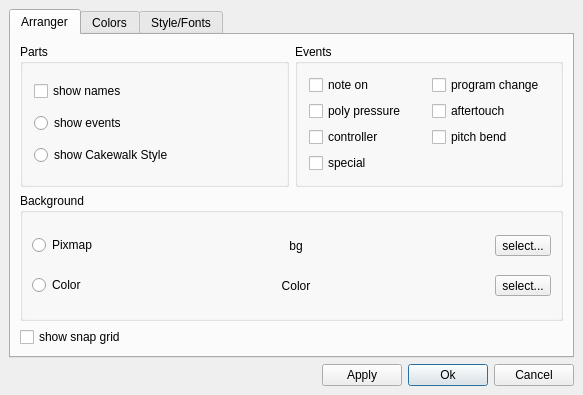
<ui version="4.0" >
 <author></author>
 <comment></comment>
 <exportmacro></exportmacro>
 <class>AppearanceDialogBase</class>
 <widget class="QDialog" name="AppearanceDialogBase" >
  <property name="geometry" >
   <rect>
    <x>0</x>
    <y>0</y>
    <width>583</width>
    <height>395</height>
   </rect>
  </property>
  <property name="windowTitle" >
   <string>MusE: Appearance settings</string>
  </property>
  <layout class="QVBoxLayout" >
   <property name="margin" >
    <number>9</number>
   </property>
   <property name="spacing" >
    <number>6</number>
   </property>
   <item>
    <widget class="QTabWidget" name="TabWidget2" >
     <property name="sizePolicy" >
      <sizepolicy>
       <hsizetype>3</hsizetype>
       <vsizetype>7</vsizetype>
       <horstretch>0</horstretch>
       <verstretch>0</verstretch>
      </sizepolicy>
     </property>
     <widget class="QWidget" name="tab1" >
      <attribute name="title" >
       <string>Arranger</string>
      </attribute>
      <layout class="QGridLayout" >
       <property name="margin" >
        <number>9</number>
       </property>
       <property name="spacing" >
        <number>6</number>
       </property>
       <item row="1" column="0" colspan="2" >
        <widget class="QGroupBox" name="useCanvasBgPixmap" >
         <property name="title" >
          <string>Background</string>
         </property>
         <property name="checkable" >
          <bool>false</bool>
         </property>
         <layout class="QGridLayout" >
          <property name="margin" >
           <number>9</number>
          </property>
          <property name="spacing" >
           <number>6</number>
          </property>
          <item row="1" column="2" >
           <widget class="QToolButton" name="selectCanvasBgColor" >
            <property name="text" >
             <string>select...</string>
            </property>
           </widget>
          </item>
          <item row="0" column="2" >
           <widget class="QToolButton" name="selectCanvasBgPixmap" >
            <property name="text" >
             <string>select...</string>
            </property>
           </widget>
          </item>
          <item row="1" column="0" >
           <widget class="QRadioButton" name="useColor" >
            <property name="text" >
             <string>Color</string>
            </property>
           </widget>
          </item>
          <item row="0" column="0" >
           <widget class="QRadioButton" name="usePixmap" >
            <property name="text" >
             <string>Pixmap</string>
            </property>
           </widget>
          </item>
          <item row="0" column="1" >
           <widget class="QLabel" name="currentBgLabel" >
            <property name="sizePolicy" >
             <sizepolicy>
              <hsizetype>7</hsizetype>
              <vsizetype>1</vsizetype>
              <horstretch>0</horstretch>
              <verstretch>0</verstretch>
             </sizepolicy>
            </property>
            <property name="text" >
             <string>bg</string>
            </property>
            <property name="alignment" >
             <set>Qt::AlignCenter</set>
            </property>
            <property name="indent" >
             <number>-1</number>
            </property>
           </widget>
          </item>
          <item row="1" column="1" >
           <widget class="QLabel" name="canvasBackgroundColor" >
            <property name="text" >
             <string>Color</string>
            </property>
            <property name="alignment" >
             <set>Qt::AlignCenter</set>
            </property>
           </widget>
          </item>
         </layout>
        </widget>
       </item>
       <item row="2" column="0" colspan="2" >
        <widget class="QCheckBox" name="arrGrid" >
         <property name="text" >
          <string>show snap grid</string>
         </property>
        </widget>
       </item>
       <item row="0" column="1" >
        <widget class="QGroupBox" name="eventButtonGroup" >
         <property name="title" >
          <string>Events</string>
         </property>
         <layout class="QGridLayout" >
          <property name="margin" >
           <number>11</number>
          </property>
          <property name="spacing" >
           <number>6</number>
          </property>
          <item row="0" column="0" >
           <widget class="QCheckBox" name="eventNoteon" >
            <property name="text" >
             <string>note on</string>
            </property>
           </widget>
          </item>
          <item row="1" column="0" >
           <widget class="QCheckBox" name="eventPolypressure" >
            <property name="text" >
             <string>poly pressure</string>
            </property>
           </widget>
          </item>
          <item row="2" column="0" >
           <widget class="QCheckBox" name="eventController" >
            <property name="text" >
             <string>controller</string>
            </property>
           </widget>
          </item>
          <item row="1" column="1" >
           <widget class="QCheckBox" name="eventAftertouch" >
            <property name="text" >
             <string>aftertouch</string>
            </property>
           </widget>
          </item>
          <item row="2" column="1" >
           <widget class="QCheckBox" name="eventPitchbend" >
            <property name="text" >
             <string>pitch bend</string>
            </property>
           </widget>
          </item>
          <item row="0" column="1" >
           <widget class="QCheckBox" name="eventProgramchange" >
            <property name="text" >
             <string>program change</string>
            </property>
           </widget>
          </item>
          <item row="3" column="0" >
           <widget class="QCheckBox" name="eventSpecial" >
            <property name="text" >
             <string>special</string>
            </property>
           </widget>
          </item>
         </layout>
        </widget>
       </item>
       <item row="0" column="0" >
        <widget class="QGroupBox" name="ButtonGroup3" >
         <property name="title" >
          <string>Parts</string>
         </property>
         <layout class="QVBoxLayout" >
          <property name="margin" >
           <number>11</number>
          </property>
          <property name="spacing" >
           <number>6</number>
          </property>
          <item>
           <widget class="QCheckBox" name="partShownames" >
            <property name="text" >
             <string>show names</string>
            </property>
           </widget>
          </item>
          <item>
           <widget class="QRadioButton" name="partShowevents" >
            <property name="text" >
             <string>show events</string>
            </property>
           </widget>
          </item>
          <item>
           <widget class="QRadioButton" name="partShowCakes" >
            <property name="text" >
             <string>show Cakewalk Style</string>
            </property>
           </widget>
          </item>
         </layout>
        </widget>
       </item>
      </layout>
     </widget>
     <widget class="QWidget" name="tab2" >
      <attribute name="title" >
       <string>Colors</string>
      </attribute>
      <layout class="QGridLayout" >
       <property name="margin" >
        <number>9</number>
       </property>
       <property name="spacing" >
        <number>6</number>
       </property>
       <item row="4" column="1" colspan="2" >
        <layout class="QHBoxLayout" >
         <property name="margin" >
          <number>0</number>
         </property>
         <property name="spacing" >
          <number>6</number>
         </property>
         <item>
          <widget class="QLabel" name="textLabel6_2" >
           <property name="text" >
            <string>V</string>
           </property>
           <property name="alignment" >
            <set>Qt::AlignCenter</set>
           </property>
          </widget>
         </item>
         <item>
          <widget class="QSlider" name="vslider" >
           <property name="maximum" >
            <number>255</number>
           </property>
           <property name="orientation" >
            <enum>Qt::Horizontal</enum>
           </property>
          </widget>
         </item>
        </layout>
       </item>
       <item row="3" column="1" colspan="2" >
        <layout class="QHBoxLayout" >
         <property name="margin" >
          <number>0</number>
         </property>
         <property name="spacing" >
          <number>6</number>
         </property>
         <item>
          <widget class="QLabel" name="textLabel5_2" >
           <property name="text" >
            <string>S</string>
           </property>
           <property name="alignment" >
            <set>Qt::AlignCenter</set>
           </property>
          </widget>
         </item>
         <item>
          <widget class="QSlider" name="sslider" >
           <property name="maximum" >
            <number>255</number>
           </property>
           <property name="orientation" >
            <enum>Qt::Horizontal</enum>
           </property>
          </widget>
         </item>
        </layout>
       </item>
       <item row="2" column="1" colspan="2" >
        <layout class="QHBoxLayout" >
         <property name="margin" >
          <number>0</number>
         </property>
         <property name="spacing" >
          <number>6</number>
         </property>
         <item>
          <widget class="QLabel" name="textLabel4_2" >
           <property name="text" >
            <string>H</string>
           </property>
           <property name="alignment" >
            <set>Qt::AlignCenter</set>
           </property>
          </widget>
         </item>
         <item>
          <widget class="QSlider" name="hslider" >
           <property name="maximum" >
            <number>255</number>
           </property>
           <property name="orientation" >
            <enum>Qt::Horizontal</enum>
           </property>
          </widget>
         </item>
        </layout>
       </item>
       <item row="1" column="1" >
        <widget class="QPushButton" name="addToPalette" >
         <property name="text" >
          <string>add to palette</string>
         </property>
        </widget>
       </item>
       <item rowspan="5" row="0" column="0" >
        <widget class="QTreeWidget" name="itemList" >
         <property name="sizePolicy" >
          <sizepolicy>
           <hsizetype>1</hsizetype>
           <vsizetype>7</vsizetype>
           <horstretch>0</horstretch>
           <verstretch>0</verstretch>
          </sizepolicy>
         </property>
         <property name="rootIsDecorated" >
          <bool>true</bool>
         </property>
         <column>
          <property name="text" >
           <string>Items</string>
          </property>
         </column>
        </widget>
       </item>
       <item rowspan="2" row="0" column="2" >
        <widget class="QFrame" name="colorframe" >
         <property name="sizePolicy" >
          <sizepolicy>
           <hsizetype>7</hsizetype>
           <vsizetype>7</vsizetype>
           <horstretch>0</horstretch>
           <verstretch>0</verstretch>
          </sizepolicy>
         </property>
         <property name="frameShape" >
          <enum>QFrame::StyledPanel</enum>
         </property>
         <property name="frameShadow" >
          <enum>QFrame::Sunken</enum>
         </property>
        </widget>
       </item>
       <item row="0" column="1" >
        <widget class="QGroupBox" name="colorPalette" >
         <property name="focusPolicy" >
          <enum>Qt::NoFocus</enum>
         </property>
         <property name="title" >
          <string>Palette</string>
         </property>
         <layout class="QGridLayout" >
          <property name="margin" >
           <number>9</number>
          </property>
          <property name="spacing" >
           <number>6</number>
          </property>
          <item row="3" column="3" >
           <widget class="QToolButton" name="palette15" >
            <property name="text" >
             <string/>
            </property>
            <property name="checkable" >
             <bool>true</bool>
            </property>
           </widget>
          </item>
          <item row="3" column="2" >
           <widget class="QToolButton" name="palette14" >
            <property name="text" >
             <string/>
            </property>
            <property name="checkable" >
             <bool>true</bool>
            </property>
           </widget>
          </item>
          <item row="2" column="3" >
           <widget class="QToolButton" name="palette11" >
            <property name="text" >
             <string/>
            </property>
            <property name="checkable" >
             <bool>true</bool>
            </property>
           </widget>
          </item>
          <item row="2" column="2" >
           <widget class="QToolButton" name="palette10" >
            <property name="text" >
             <string/>
            </property>
            <property name="checkable" >
             <bool>true</bool>
            </property>
           </widget>
          </item>
          <item row="1" column="3" >
           <widget class="QToolButton" name="palette7" >
            <property name="text" >
             <string/>
            </property>
            <property name="checkable" >
             <bool>true</bool>
            </property>
           </widget>
          </item>
          <item row="1" column="2" >
           <widget class="QToolButton" name="palette6" >
            <property name="text" >
             <string/>
            </property>
            <property name="checkable" >
             <bool>true</bool>
            </property>
           </widget>
          </item>
          <item row="3" column="1" >
           <widget class="QToolButton" name="palette13" >
            <property name="text" >
             <string/>
            </property>
            <property name="checkable" >
             <bool>true</bool>
            </property>
           </widget>
          </item>
          <item row="2" column="1" >
           <widget class="QToolButton" name="palette9" >
            <property name="text" >
             <string/>
            </property>
            <property name="checkable" >
             <bool>true</bool>
            </property>
           </widget>
          </item>
          <item row="1" column="1" >
           <widget class="QToolButton" name="palette5" >
            <property name="text" >
             <string/>
            </property>
            <property name="checkable" >
             <bool>true</bool>
            </property>
           </widget>
          </item>
          <item row="3" column="0" >
           <widget class="QToolButton" name="palette12" >
            <property name="text" >
             <string/>
            </property>
            <property name="checkable" >
             <bool>true</bool>
            </property>
           </widget>
          </item>
          <item row="2" column="0" >
           <widget class="QToolButton" name="palette8" >
            <property name="text" >
             <string/>
            </property>
            <property name="checkable" >
             <bool>true</bool>
            </property>
           </widget>
          </item>
          <item row="1" column="0" >
           <widget class="QToolButton" name="palette4" >
            <property name="text" >
             <string/>
            </property>
            <property name="checkable" >
             <bool>true</bool>
            </property>
           </widget>
          </item>
          <item row="0" column="3" >
           <widget class="QToolButton" name="palette3" >
            <property name="text" >
             <string/>
            </property>
            <property name="checkable" >
             <bool>true</bool>
            </property>
           </widget>
          </item>
          <item row="0" column="2" >
           <widget class="QToolButton" name="palette2" >
            <property name="text" >
             <string/>
            </property>
            <property name="checkable" >
             <bool>true</bool>
            </property>
           </widget>
          </item>
          <item row="0" column="1" >
           <widget class="QToolButton" name="palette1" >
            <property name="text" >
             <string/>
            </property>
            <property name="checkable" >
             <bool>true</bool>
            </property>
           </widget>
          </item>
          <item row="0" column="0" >
           <widget class="QToolButton" name="palette0" >
            <property name="text" >
             <string/>
            </property>
            <property name="checkable" >
             <bool>true</bool>
            </property>
           </widget>
          </item>
         </layout>
        </widget>
       </item>
      </layout>
     </widget>
     <widget class="QWidget" name="tab3" >
      <attribute name="title" >
       <string>Style/Fonts</string>
      </attribute>
      <layout class="QVBoxLayout" >
       <property name="margin" >
        <number>0</number>
       </property>
       <property name="spacing" >
        <number>6</number>
       </property>
       <item>
        <widget class="QGroupBox" name="GroupBox18" >
         <property name="sizePolicy" >
          <sizepolicy>
           <hsizetype>7</hsizetype>
           <vsizetype>5</vsizetype>
           <horstretch>0</horstretch>
           <verstretch>0</verstretch>
          </sizepolicy>
         </property>
         <property name="title" >
          <string>QT Theme</string>
         </property>
         <layout class="QVBoxLayout" >
          <property name="margin" >
           <number>11</number>
          </property>
          <property name="spacing" >
           <number>6</number>
          </property>
          <item>
           <layout class="QHBoxLayout" >
            <property name="margin" >
             <number>0</number>
            </property>
            <property name="spacing" >
             <number>6</number>
            </property>
            <item>
             <widget class="QComboBox" name="themeComboBox" >
              <property name="sizePolicy" >
               <sizepolicy>
                <hsizetype>1</hsizetype>
                <vsizetype>0</vsizetype>
                <horstretch>0</horstretch>
                <verstretch>0</verstretch>
               </sizepolicy>
              </property>
              <item>
               <property name="text" >
                <string>Windows</string>
               </property>
              </item>
              <item>
               <property name="text" >
                <string>MusE</string>
               </property>
              </item>
              <item>
               <property name="text" >
                <string>Metal</string>
               </property>
              </item>
              <item>
               <property name="text" >
                <string>Norwegian Wood</string>
               </property>
              </item>
              <item>
               <property name="text" >
                <string>Platinum</string>
               </property>
              </item>
              <item>
               <property name="text" >
                <string>CDE</string>
               </property>
              </item>
              <item>
               <property name="text" >
                <string>Motif</string>
               </property>
              </item>
              <item>
               <property name="text" >
                <string>Motif Plus</string>
               </property>
              </item>
             </widget>
            </item>
            <item>
             <spacer>
              <property name="orientation" >
               <enum>Qt::Horizontal</enum>
              </property>
              <property name="sizeType" >
               <enum>QSizePolicy::Expanding</enum>
              </property>
              <property name="sizeHint" >
               <size>
                <width>190</width>
                <height>20</height>
               </size>
              </property>
             </spacer>
            </item>
           </layout>
          </item>
          <item>
           <spacer>
            <property name="orientation" >
             <enum>Qt::Vertical</enum>
            </property>
            <property name="sizeType" >
             <enum>QSizePolicy::Expanding</enum>
            </property>
            <property name="sizeHint" >
             <size>
              <width>20</width>
              <height>40</height>
             </size>
            </property>
           </spacer>
          </item>
         </layout>
        </widget>
       </item>
       <item>
        <widget class="QGroupBox" name="GroupBox6" >
         <property name="title" >
          <string>Fonts</string>
         </property>
         <layout class="QGridLayout" >
          <property name="margin" >
           <number>11</number>
          </property>
          <property name="spacing" >
           <number>6</number>
          </property>
          <item row="0" column="1" >
           <widget class="QLabel" name="textLabel2" >
            <property name="text" >
             <string>Family</string>
            </property>
           </widget>
          </item>
          <item row="0" column="2" >
           <widget class="QLabel" name="TextLabel1" >
            <property name="text" >
             <string>Size</string>
            </property>
           </widget>
          </item>
          <item row="2" column="0" >
           <widget class="QLabel" name="textLabel4" >
            <property name="text" >
             <string>Font 1</string>
            </property>
           </widget>
          </item>
          <item row="3" column="0" >
           <widget class="QLabel" name="textLabel5" >
            <property name="text" >
             <string>Font 2</string>
            </property>
           </widget>
          </item>
          <item row="4" column="0" >
           <widget class="QLabel" name="textLabel6" >
            <property name="text" >
             <string>Font 3</string>
            </property>
           </widget>
          </item>
          <item row="1" column="1" >
           <widget class="QLineEdit" name="fontName0" >
            <property name="sizePolicy" >
             <sizepolicy>
              <hsizetype>7</hsizetype>
              <vsizetype>0</vsizetype>
              <horstretch>0</horstretch>
              <verstretch>0</verstretch>
             </sizepolicy>
            </property>
           </widget>
          </item>
          <item row="2" column="1" >
           <widget class="QLineEdit" name="fontName1" >
            <property name="sizePolicy" >
             <sizepolicy>
              <hsizetype>7</hsizetype>
              <vsizetype>0</vsizetype>
              <horstretch>0</horstretch>
              <verstretch>0</verstretch>
             </sizepolicy>
            </property>
           </widget>
          </item>
          <item row="3" column="1" >
           <widget class="QLineEdit" name="fontName2" >
            <property name="sizePolicy" >
             <sizepolicy>
              <hsizetype>7</hsizetype>
              <vsizetype>0</vsizetype>
              <horstretch>0</horstretch>
              <verstretch>0</verstretch>
             </sizepolicy>
            </property>
           </widget>
          </item>
          <item row="4" column="1" >
           <widget class="QLineEdit" name="fontName3" >
            <property name="sizePolicy" >
             <sizepolicy>
              <hsizetype>7</hsizetype>
              <vsizetype>0</vsizetype>
              <horstretch>0</horstretch>
              <verstretch>0</verstretch>
             </sizepolicy>
            </property>
           </widget>
          </item>
          <item row="1" column="0" >
           <widget class="QLabel" name="textLabel3" >
            <property name="text" >
             <string>Font 0</string>
            </property>
           </widget>
          </item>
          <item row="1" column="2" >
           <widget class="QSpinBox" name="fontSize0" >
            <property name="sizePolicy" >
             <sizepolicy>
              <hsizetype>4</hsizetype>
              <vsizetype>0</vsizetype>
              <horstretch>0</horstretch>
              <verstretch>0</verstretch>
             </sizepolicy>
            </property>
           </widget>
          </item>
          <item row="2" column="2" >
           <widget class="QSpinBox" name="fontSize1" >
            <property name="sizePolicy" >
             <sizepolicy>
              <hsizetype>4</hsizetype>
              <vsizetype>0</vsizetype>
              <horstretch>0</horstretch>
              <verstretch>0</verstretch>
             </sizepolicy>
            </property>
           </widget>
          </item>
          <item row="3" column="2" >
           <widget class="QSpinBox" name="fontSize2" >
            <property name="sizePolicy" >
             <sizepolicy>
              <hsizetype>4</hsizetype>
              <vsizetype>0</vsizetype>
              <horstretch>0</horstretch>
              <verstretch>0</verstretch>
             </sizepolicy>
            </property>
           </widget>
          </item>
          <item row="4" column="2" >
           <widget class="QSpinBox" name="fontSize3" >
            <property name="sizePolicy" >
             <sizepolicy>
              <hsizetype>4</hsizetype>
              <vsizetype>0</vsizetype>
              <horstretch>0</horstretch>
              <verstretch>0</verstretch>
             </sizepolicy>
            </property>
           </widget>
          </item>
          <item row="2" column="3" >
           <widget class="QCheckBox" name="bold1" >
            <property name="text" >
             <string>Bold</string>
            </property>
           </widget>
          </item>
          <item row="3" column="3" >
           <widget class="QCheckBox" name="bold2" >
            <property name="text" >
             <string>Bold</string>
            </property>
           </widget>
          </item>
          <item row="4" column="3" >
           <widget class="QCheckBox" name="bold3" >
            <property name="text" >
             <string>Bold</string>
            </property>
           </widget>
          </item>
          <item row="1" column="3" >
           <widget class="QCheckBox" name="bold0" >
            <property name="text" >
             <string>Bold</string>
            </property>
           </widget>
          </item>
          <item row="3" column="4" >
           <widget class="QCheckBox" name="italic2" >
            <property name="text" >
             <string>Italic</string>
            </property>
           </widget>
          </item>
          <item row="4" column="4" >
           <widget class="QCheckBox" name="italic3" >
            <property name="text" >
             <string>Italic</string>
            </property>
           </widget>
          </item>
          <item row="2" column="4" >
           <widget class="QCheckBox" name="italic1" >
            <property name="text" >
             <string>Italic</string>
            </property>
           </widget>
          </item>
          <item row="1" column="4" >
           <widget class="QCheckBox" name="italic0" >
            <property name="text" >
             <string>Italic</string>
            </property>
           </widget>
          </item>
          <item row="1" column="5" >
           <widget class="QToolButton" name="fontBrowse0" >
            <property name="sizePolicy" >
             <sizepolicy>
              <hsizetype>4</hsizetype>
              <vsizetype>1</vsizetype>
              <horstretch>0</horstretch>
              <verstretch>0</verstretch>
             </sizepolicy>
            </property>
            <property name="text" >
             <string>...</string>
            </property>
           </widget>
          </item>
          <item row="2" column="5" >
           <widget class="QToolButton" name="fontBrowse1" >
            <property name="sizePolicy" >
             <sizepolicy>
              <hsizetype>4</hsizetype>
              <vsizetype>1</vsizetype>
              <horstretch>0</horstretch>
              <verstretch>0</verstretch>
             </sizepolicy>
            </property>
            <property name="text" >
             <string>...</string>
            </property>
           </widget>
          </item>
          <item row="3" column="5" >
           <widget class="QToolButton" name="fontBrowse2" >
            <property name="sizePolicy" >
             <sizepolicy>
              <hsizetype>4</hsizetype>
              <vsizetype>1</vsizetype>
              <horstretch>0</horstretch>
              <verstretch>0</verstretch>
             </sizepolicy>
            </property>
            <property name="text" >
             <string>...</string>
            </property>
           </widget>
          </item>
          <item row="4" column="5" >
           <widget class="QToolButton" name="fontBrowse3" >
            <property name="sizePolicy" >
             <sizepolicy>
              <hsizetype>4</hsizetype>
              <vsizetype>1</vsizetype>
              <horstretch>0</horstretch>
              <verstretch>0</verstretch>
             </sizepolicy>
            </property>
            <property name="text" >
             <string>...</string>
            </property>
           </widget>
          </item>
          <item row="5" column="0" >
           <widget class="QLabel" name="textLabel7" >
            <property name="text" >
             <string>Font 4</string>
            </property>
           </widget>
          </item>
          <item row="5" column="1" >
           <widget class="QLineEdit" name="fontName4" >
            <property name="sizePolicy" >
             <sizepolicy>
              <hsizetype>7</hsizetype>
              <vsizetype>0</vsizetype>
              <horstretch>0</horstretch>
              <verstretch>0</verstretch>
             </sizepolicy>
            </property>
           </widget>
          </item>
          <item row="6" column="0" >
           <widget class="QLabel" name="textLabel7_2" >
            <property name="text" >
             <string>Font 5</string>
            </property>
           </widget>
          </item>
          <item row="6" column="1" >
           <widget class="QLineEdit" name="fontName5" >
            <property name="sizePolicy" >
             <sizepolicy>
              <hsizetype>7</hsizetype>
              <vsizetype>0</vsizetype>
              <horstretch>0</horstretch>
              <verstretch>0</verstretch>
             </sizepolicy>
            </property>
           </widget>
          </item>
          <item row="5" column="2" >
           <widget class="QSpinBox" name="fontSize4" >
            <property name="sizePolicy" >
             <sizepolicy>
              <hsizetype>4</hsizetype>
              <vsizetype>0</vsizetype>
              <horstretch>0</horstretch>
              <verstretch>0</verstretch>
             </sizepolicy>
            </property>
           </widget>
          </item>
          <item row="6" column="2" >
           <widget class="QSpinBox" name="fontSize5" >
            <property name="sizePolicy" >
             <sizepolicy>
              <hsizetype>4</hsizetype>
              <vsizetype>0</vsizetype>
              <horstretch>0</horstretch>
              <verstretch>0</verstretch>
             </sizepolicy>
            </property>
           </widget>
          </item>
          <item row="5" column="3" >
           <widget class="QCheckBox" name="bold4" >
            <property name="text" >
             <string>Bold</string>
            </property>
           </widget>
          </item>
          <item row="6" column="3" >
           <widget class="QCheckBox" name="bold5" >
            <property name="text" >
             <string>Bold</string>
            </property>
           </widget>
          </item>
          <item row="5" column="4" >
           <widget class="QCheckBox" name="italic4" >
            <property name="text" >
             <string>Italic</string>
            </property>
           </widget>
          </item>
          <item row="6" column="4" >
           <widget class="QCheckBox" name="italic5" >
            <property name="text" >
             <string>Italic</string>
            </property>
           </widget>
          </item>
          <item row="5" column="5" >
           <widget class="QToolButton" name="fontBrowse4" >
            <property name="sizePolicy" >
             <sizepolicy>
              <hsizetype>4</hsizetype>
              <vsizetype>1</vsizetype>
              <horstretch>0</horstretch>
              <verstretch>0</verstretch>
             </sizepolicy>
            </property>
            <property name="text" >
             <string>...</string>
            </property>
           </widget>
          </item>
          <item row="6" column="5" >
           <widget class="QToolButton" name="fontBrowse5" >
            <property name="sizePolicy" >
             <sizepolicy>
              <hsizetype>4</hsizetype>
              <vsizetype>1</vsizetype>
              <horstretch>0</horstretch>
              <verstretch>0</verstretch>
             </sizepolicy>
            </property>
            <property name="text" >
             <string>...</string>
            </property>
           </widget>
          </item>
         </layout>
        </widget>
       </item>
      </layout>
     </widget>
    </widget>
   </item>
   <item>
    <layout class="QHBoxLayout" >
     <property name="margin" >
      <number>0</number>
     </property>
     <property name="spacing" >
      <number>6</number>
     </property>
     <item>
      <spacer>
       <property name="orientation" >
        <enum>Qt::Horizontal</enum>
       </property>
       <property name="sizeType" >
        <enum>QSizePolicy::Expanding</enum>
       </property>
       <property name="sizeHint" >
        <size>
         <width>20</width>
         <height>20</height>
        </size>
       </property>
      </spacer>
     </item>
     <item>
      <widget class="QPushButton" name="applyButton" >
       <property name="text" >
        <string>Apply</string>
       </property>
      </widget>
     </item>
     <item>
      <widget class="QPushButton" name="okButton" >
       <property name="text" >
        <string>Ok</string>
       </property>
       <property name="default" >
        <bool>true</bool>
       </property>
      </widget>
     </item>
     <item>
      <widget class="QPushButton" name="cancelButton" >
       <property name="text" >
        <string>Cancel</string>
       </property>
      </widget>
     </item>
    </layout>
   </item>
  </layout>
 </widget>
 <layoutdefault spacing="6" margin="11" />
 <pixmapfunction>qPixmapFromMimeSource</pixmapfunction>
 <tabstops>
  <tabstop>TabWidget2</tabstop>
  <tabstop>itemList</tabstop>
  <tabstop>addToPalette</tabstop>
  <tabstop>hslider</tabstop>
  <tabstop>sslider</tabstop>
  <tabstop>vslider</tabstop>
  <tabstop>applyButton</tabstop>
  <tabstop>okButton</tabstop>
  <tabstop>cancelButton</tabstop>
  <tabstop>partShownames</tabstop>
  <tabstop>partShowevents</tabstop>
  <tabstop>partShowCakes</tabstop>
  <tabstop>eventNoteon</tabstop>
  <tabstop>eventPolypressure</tabstop>
  <tabstop>eventController</tabstop>
  <tabstop>eventAftertouch</tabstop>
  <tabstop>eventPitchbend</tabstop>
  <tabstop>eventProgramchange</tabstop>
  <tabstop>eventSpecial</tabstop>
  <tabstop>arrGrid</tabstop>
  <tabstop>themeComboBox</tabstop>
  <tabstop>fontName0</tabstop>
  <tabstop>fontName1</tabstop>
  <tabstop>fontName2</tabstop>
  <tabstop>fontName3</tabstop>
  <tabstop>fontSize0</tabstop>
  <tabstop>fontSize1</tabstop>
  <tabstop>fontSize2</tabstop>
  <tabstop>fontSize3</tabstop>
  <tabstop>bold1</tabstop>
  <tabstop>bold2</tabstop>
  <tabstop>bold3</tabstop>
  <tabstop>bold0</tabstop>
  <tabstop>italic2</tabstop>
  <tabstop>italic3</tabstop>
  <tabstop>italic1</tabstop>
  <tabstop>italic0</tabstop>
  <tabstop>fontName4</tabstop>
  <tabstop>fontName5</tabstop>
  <tabstop>fontSize4</tabstop>
  <tabstop>fontSize5</tabstop>
  <tabstop>bold4</tabstop>
  <tabstop>bold5</tabstop>
  <tabstop>italic4</tabstop>
  <tabstop>italic5</tabstop>
 </tabstops>
 <resources/>
 <connections/>
</ui>
